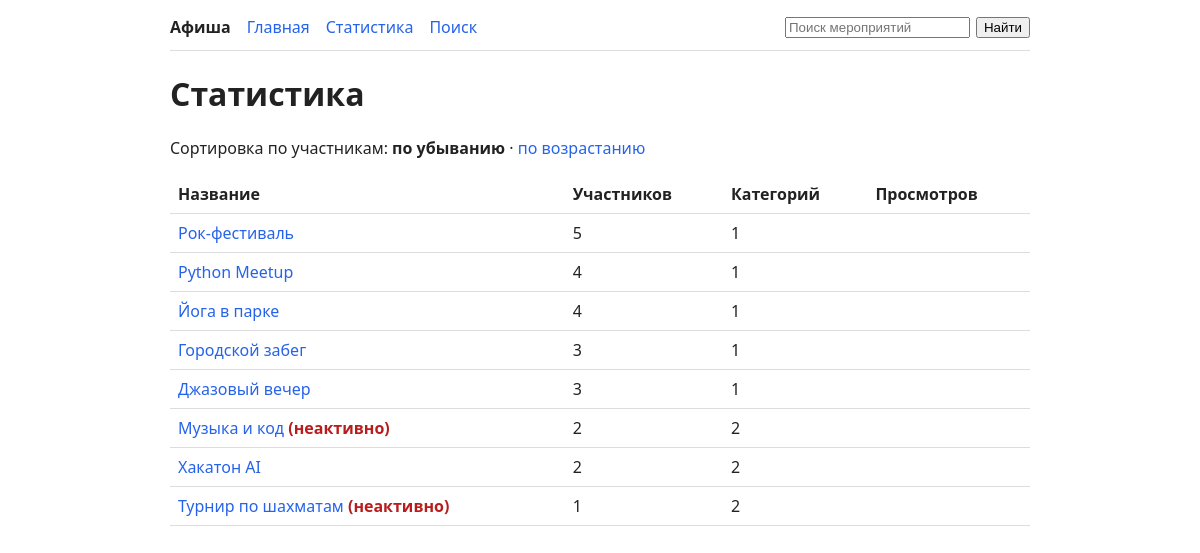
Page /statistics/ on the committed database.
### events/models.py (models this page shows, shortened)
class Event(models.Model):
    title = models.CharField("Название", max_length=200)
    description = models.TextField("Описание")
    author = models.ForeignKey(
        settings.AUTH_USER_MODEL, on_delete=models.CASCADE,
        related_name="created_events", verbose_name="Автор"
    )
    categories = models.ManyToManyField(
        Category, related_name="events", verbose_name="Категории", blank=True
    )
    participants = models.ManyToManyField(
        settings.AUTH_USER_MODEL, related_name="joined_events",
        verbose_name="Участники", blank=True
    )
    price = models.DecimalField("Цена", max_digits=8, decimal_places=2, default=0)
    max_participants = models.PositiveIntegerField("Максимум участников", default=50)
    views_count = models.PositiveIntegerField("Количество просмотров", default=0)
    is_active = models.BooleanField("Активно", default=True)
    created_at = models.DateTimeField("Дата создания", auto_now_add=True)
    objects = EventQuerySet.as_manager()
    class Meta:
        ordering = ["-created_at"]
        verbose_name = "Мероприятие"
        verbose_name_plural = "Мероприятия"

### events/views.py (the view)
# urls.py: path("statistics/", views.statistics, name="statistics"),
def statistics(request):
    sort = request.GET.get("sort", "desc")
    ordering = "participants_count" if sort == "asc" else "-participants_count"
    events = (
        Event.objects.select_related("author")
        .with_counts()
        .order_by(ordering, "title")
    )
    return render(
        request,
        "events/statistics.html",
        {"events": events, "sort": "asc" if sort == "asc" else "desc"},
    )

### events/models.py (called while the page is built)
    def with_counts(self):
        return self.annotate(
            participants_count=Count("participants", distinct=True),
            categories_count=Count("categories", distinct=True),
        )

### events/templates/events/statistics.html (shortened to what this page needs)
{% extends "events/base.html" %}
{% block content %}
  <h1>Статистика</h1>
  <p>Сортировка по участникам:
    {% if sort == "desc" %}<strong>по убыванию</strong> · <a href="?sort=asc">по возрастанию</a>
    {% else %}<a href="?sort=desc">по убыванию</a> · <strong>по возрастанию</strong>{% endif %}
  </p>
  <table>
    <thead><tr><th>Название</th><th>Участников</th><th>Категорий</th><th>Просмотров</th></tr></thead>
    <tbody>
      {% for event in events %}
        <tr>
          <td><a href="{% url 'event_detail' event.pk %}">{{ event.title }}</a>{% if not event.is_active %} <span class="off">(неактивно)</span>{% endif %}</td>
          <td>{{ event.participants_count }}</td>
          <td>{{ event.categories_count }}</td>
          <td>{{ event.views }}</td>
        </tr>
      {% endfor %}
    </tbody>
  </table>
{% endblock %}

### events/templates/events/base.html (shortened to what this page needs)
{% load static %}
<!DOCTYPE html>
<html lang="ru">
<head>
</head>
<body>
  <nav>
    <strong>Афиша</strong>
    <a href="{% url 'event_list' %}">Главная</a>
    <a href="{% url 'statistics' %}">Статистика</a>
    <a href="{% url 'event_search' %}">Поиск</a>
    <form action="{% url 'event_search' %}" method="get">
      <input type="search" name="q" value="{{ q|default:'' }}" placeholder="Поиск мероприятий">
      <button type="submit">Найти</button>
    </form>
  </nav>
  {% block content %}{% endblock %}
</body>
</html>

### events/templates/events/base.html (style rules this page uses)
body { font-family: system-ui, sans-serif; max-width: 860px; margin: 0 auto; padding: 16px; color: #222; }
nav { display: flex; gap: 16px; align-items: center; flex-wrap: wrap; border-bottom: 1px solid #ddd; padding-bottom: 12px; margin-bottom: 20px; }
nav form { margin-left: auto; display: flex; gap: 6px; }
a { color: #2563eb; text-decoration: none; }
.off { color: #b91c1c; font-weight: 600; }
table { border-collapse: collapse; width: 100%; }
th, td { border-bottom: 1px solid #ddd; padding: 8px; text-align: left; }

### rows in the picture
Event: title "Рок-фестиваль", participants_count "5", categories_count "1"
Event: title "Python Meetup", participants_count "4", categories_count "1"
Event: title "Йога в парке", participants_count "4", categories_count "1"
Event: title "Городской забег", participants_count "3", categories_count "1"
Event: title "Джазовый вечер", participants_count "3", categories_count "1"
Event: title "Музыка и код", is_active "(неактивно)", participants_count "2", categories_count "2"
Event: title "Хакатон AI", participants_count "2", categories_count "2"
Event: title "Турнир по шахматам", is_active "(неактивно)", participants_count "1", categories_count "2"
